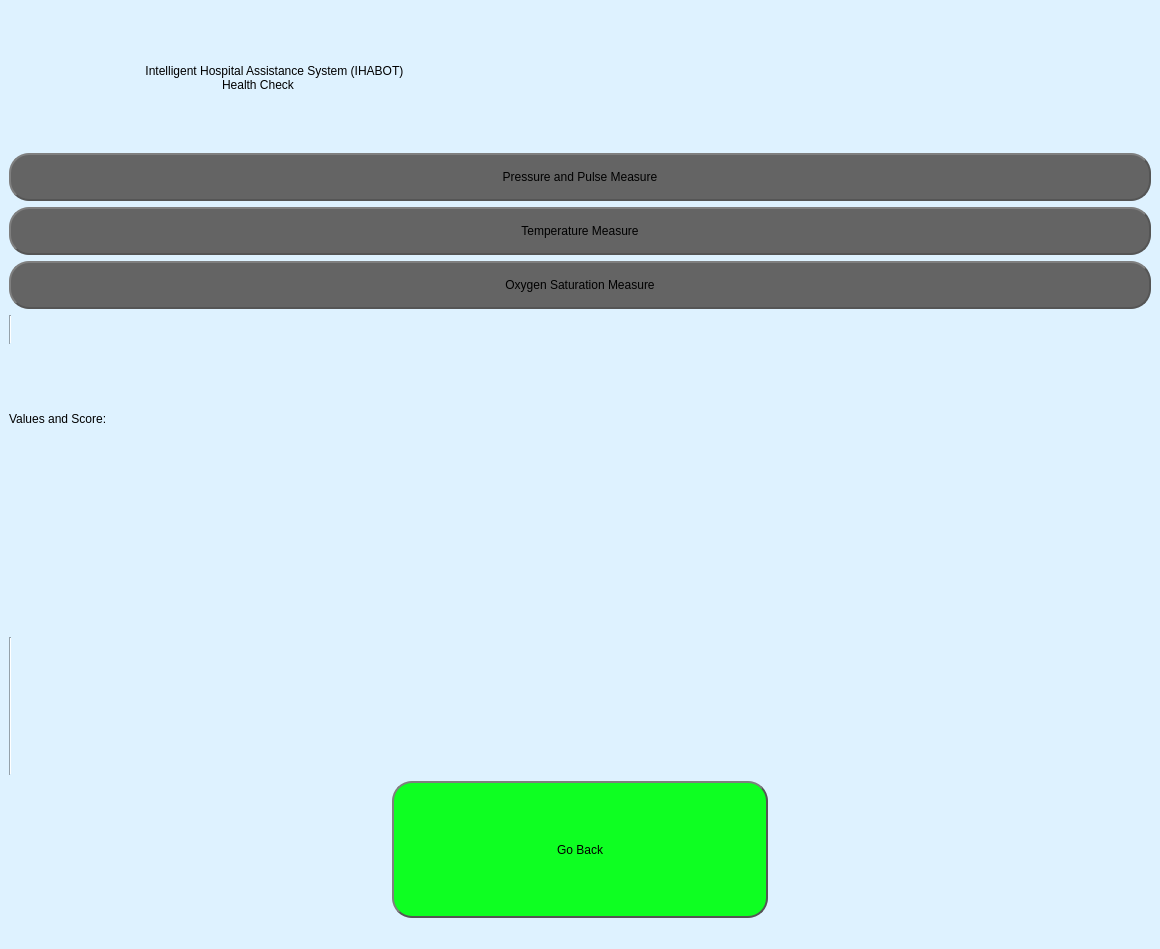
<?xml version="1.0" encoding="UTF-8"?>
<ui version="4.0">
 <class>MainWindow</class>
 <widget class="QMainWindow" name="MainWindow">
  <property name="geometry">
   <rect>
    <x>0</x>
    <y>0</y>
    <width>1160</width>
    <height>949</height>
   </rect>
  </property>
  <property name="windowTitle">
   <string>MainWindow</string>
  </property>
  <property name="styleSheet">
   <string notr="true">background-color: rgb(222, 242, 255);</string>
  </property>
  <widget class="QWidget" name="centralwidget">
   <layout class="QVBoxLayout" name="verticalLayout">
    <item>
     <widget class="QLabel" name="excercise_ques">
      <property name="sizePolicy">
       <sizepolicy hsizetype="Ignored" vsizetype="Ignored">
        <horstretch>0</horstretch>
        <verstretch>0</verstretch>
       </sizepolicy>
      </property>
      <property name="styleSheet">
       <string notr="true">font: 75 24pt &quot;MS Shell Dlg 2&quot;;</string>
      </property>
      <property name="text">
       <string>                                         Intelligent Hospital Assistance System (IHABOT) 
                                                                Health Check</string>
      </property>
     </widget>
    </item>
    <item>
     <widget class="QPushButton" name="pushButton">
      <property name="styleSheet">
       <string notr="true">
QPushButton {
	font: 18pt &quot;MS Shell Dlg 2&quot;;
    border: 2px solid #555;
    border-radius: 20px;
    border-style: outset;
    background-color: rgb(100, 100, 100);
    padding: 15px;
    }


</string>
      </property>
      <property name="text">
       <string>Pressure and Pulse Measure</string>
      </property>
     </widget>
    </item>
    <item>
     <layout class="QVBoxLayout" name="verticalLayout_2">
      <item>
       <widget class="QPushButton" name="pushButton_2">
        <property name="styleSheet">
         <string notr="true">
QPushButton {
	font: 18pt &quot;MS Shell Dlg 2&quot;;
    border: 2px solid #555;
    border-radius: 20px;
    border-style: outset;
    background-color: rgb(100, 100, 100);
    padding: 15px;
    }


</string>
        </property>
        <property name="text">
         <string>Temperature Measure</string>
        </property>
       </widget>
      </item>
      <item>
       <widget class="QPushButton" name="pushButton_3">
        <property name="styleSheet">
         <string notr="true">
QPushButton {
	font: 18pt &quot;MS Shell Dlg 2&quot;;
    border: 2px solid #555;
    border-radius: 20px;
    border-style: outset;
    background-color: rgb(100, 100, 100);
    padding: 15px;
    }


</string>
        </property>
        <property name="text">
         <string>Oxygen Saturation Measure</string>
        </property>
       </widget>
      </item>
      <item>
       <widget class="Line" name="line">
        <property name="orientation">
         <enum>Qt::Vertical</enum>
        </property>
       </widget>
      </item>
      <item>
       <layout class="QHBoxLayout" name="horizontalLayout"/>
      </item>
     </layout>
    </item>
    <item>
     <widget class="QLabel" name="score_title">
      <property name="styleSheet">
       <string notr="true">font: 75 25pt &quot;MS Shell Dlg 2&quot;;</string>
      </property>
      <property name="text">
       <string>Values and Score:</string>
      </property>
     </widget>
    </item>
    <item>
     <layout class="QHBoxLayout" name="horizontalLayout_3">
      <item>
       <widget class="QLabel" name="vitals">
        <property name="styleSheet">
         <string notr="true">font: 60 20pt &quot;MS Shell Dlg 2&quot;;</string>
        </property>
        <property name="text">
         <string/>
        </property>
       </widget>
      </item>
      <item>
       <widget class="QLabel" name="score">
        <property name="styleSheet">
         <string notr="true">font: 75 25pt &quot;MS Shell Dlg 2&quot;;</string>
        </property>
        <property name="text">
         <string/>
        </property>
       </widget>
      </item>
     </layout>
    </item>
    <item>
     <widget class="Line" name="line_2">
      <property name="orientation">
       <enum>Qt::Vertical</enum>
      </property>
     </widget>
    </item>
    <item>
     <layout class="QHBoxLayout" name="horizontalLayout_4">
      <item>
       <widget class="QLabel" name="label_4">
        <property name="text">
         <string/>
        </property>
       </widget>
      </item>
      <item>
       <widget class="QPushButton" name="back_b">
        <property name="sizePolicy">
         <sizepolicy hsizetype="Ignored" vsizetype="Ignored">
          <horstretch>0</horstretch>
          <verstretch>0</verstretch>
         </sizepolicy>
        </property>
        <property name="styleSheet">
         <string notr="true">
QPushButton {
	font: 18pt &quot;MS Shell Dlg 2&quot;;
    border: 2px solid #555;
    border-radius: 20px;
    border-style: outset;
    background-color: rgb(14, 255, 34);
    padding: 15px;
    }

QPushButton:hover {
    background-color: rgb(7, 255, 119);
    }

QPushButton:pressed {
    border-style: inset;
    background: qradialgradient(
        cx: 0.4, cy: -0.1, fx: 0.4, fy: -0.1,
        radius: 1.35, stop: 0 #fff, stop: 1 #ddd
        );
    }</string>
        </property>
        <property name="text">
         <string>Go Back</string>
        </property>
       </widget>
      </item>
      <item>
       <widget class="QLabel" name="label_5">
        <property name="text">
         <string/>
        </property>
       </widget>
      </item>
     </layout>
    </item>
   </layout>
  </widget>
  <widget class="QMenuBar" name="menubar">
   <property name="geometry">
    <rect>
     <x>0</x>
     <y>0</y>
     <width>1160</width>
     <height>26</height>
    </rect>
   </property>
  </widget>
  <widget class="QStatusBar" name="statusbar"/>
 </widget>
 <resources/>
 <connections/>
</ui>
